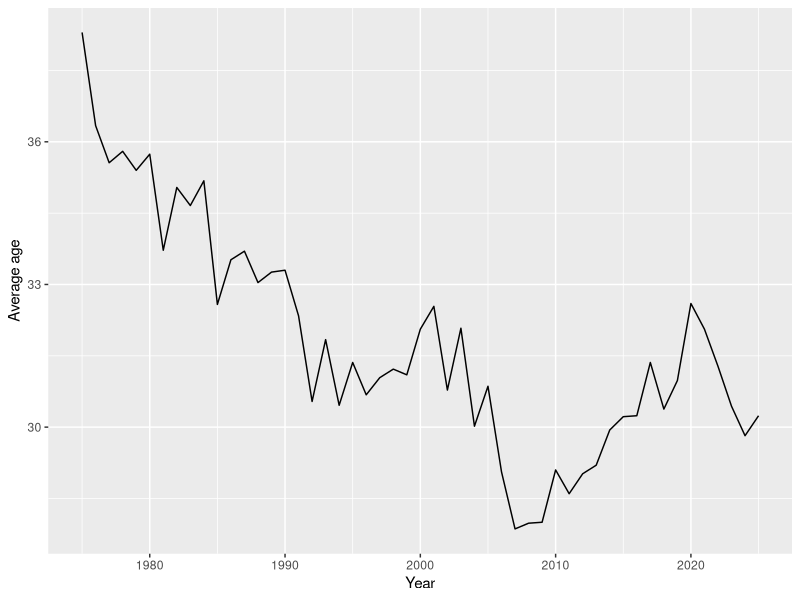

Here is the R script that generated this plot:
library(ggplot2)

x <- c(1975:2025)
y <- c(38.3,36.34,35.56,35.8,35.4,35.74,33.72,35.04,34.66,35.18,32.58,33.52,33.7,33.04,33.26,33.3,32.34,30.54,31.84,30.46,31.36,30.68,31.04,31.22,31.1,32.06,32.54,30.78,32.08,30.02,30.86,29.06,27.86,27.98,28,29.1,28.6,29.02,29.2,29.94,30.22,30.24,31.36,30.38,30.98,32.6,32.06,31.28,30.44,29.82,30.24)

data <- data.frame(xValue = x, yValue = y)

ggplot(data, aes(x = xValue, y = yValue)) +
  geom_line() +
  labs(x = "Year", y = "Average age") 
